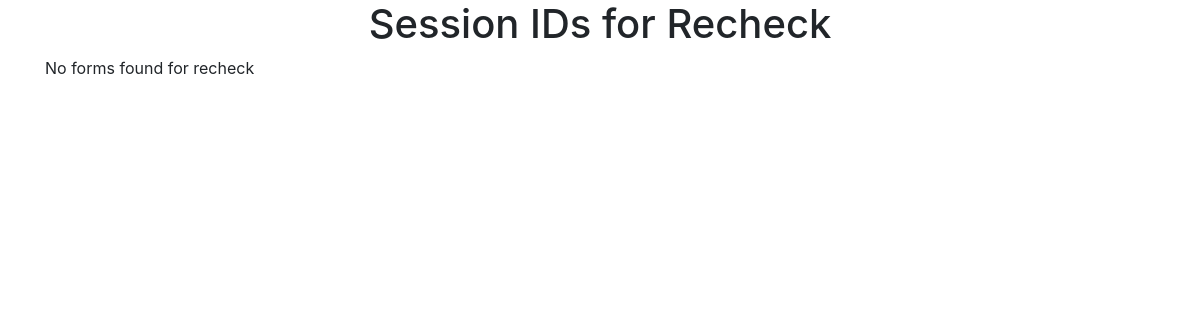
The app's page /recheck-forms/ (signed in), older data.
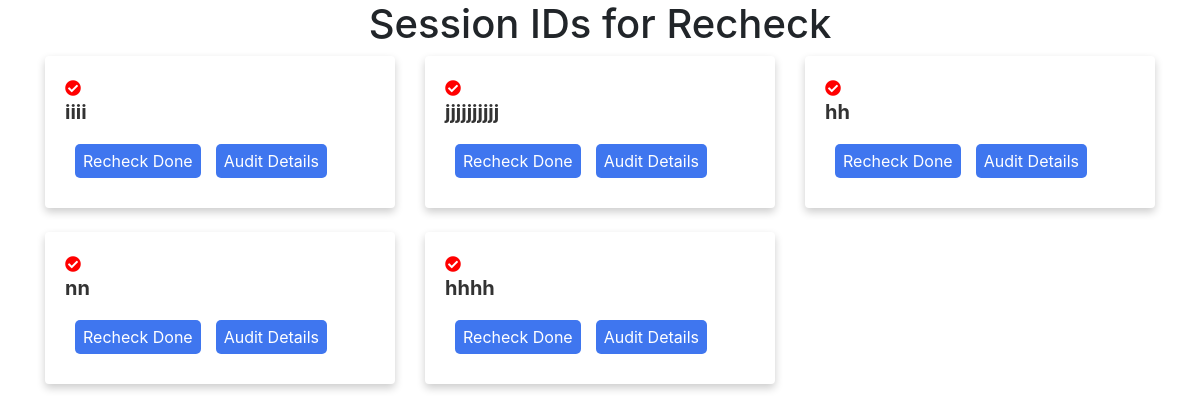
The same page, newer data.
### adminpanel/models.py (models this page shows, shortened)
class AuditForm(models.Model):
    audittype = models.CharField(max_length=100)
    sessionid = models.CharField(max_length=100)
    callstartday = models.DateField()
    Agent_ID = models.CharField(max_length=100)
    Sale_Owner_Name = models.CharField(max_length=100)
    Responsible_advisor_Name = models.CharField(max_length=100)
    Encrypted_Mobile = models.CharField(max_length=100)
    Disposition = models.CharField(max_length=100)
    Is_Disposition_Correct = models.CharField(max_length=100)
    Correct_Disposition = models.CharField(max_length=100)
    Niro_Stage = models.CharField(max_length=100)
    Sale_Done = models.CharField(max_length=100)
    Customer_Intent = models.CharField(max_length=100)
    P1_Need_Creation = models.CharField(max_length=100)
    P2_Benefit_Selling = models.CharField(max_length=100)
    P3_Eligibility_Check = models.CharField(max_length=100)
    P4_Application_filling_steps = models.CharField(max_length=100)
    P5_Bank_selfie_upload_steps = models.CharField(max_length=100)
    Rejection_Reason = models.CharField(max_length=100)
    Advisor_Error_Major = models.CharField(max_length=100)
    Advisor_Error_Minor = models.CharField(max_length=100)
    Advisor_Error_Fatal = models.CharField(max_length=100)
    fatal = models.CharField(max_length=100)
    Any_rude_Tone = models.CharField(max_length=100)
    Mention_Process_Gap = models.CharField(max_length=100)
    Call_Observations = models.TextField()
    Mention_Good_Practice = models.TextField()
    Offers_Pitched = models.CharField(max_length=100)
    Remarks_For_Offer_Errors = models.TextField()
    DT_Followed = models.CharField(max_length=100)
    incorrect_DT_error_Remarks = models.TextField()
    submitted_by = models.ForeignKey(User, on_delete=models.CASCADE, related_name='submitted_audit_forms', blank=True, null=True)
    submitted_date = models.DateField(default=timezone.now, null=True)
    recheck=models.CharField(max_length=20,null=True)
    correction_field=models.TextField(null=True)

### adminpanel/views.py (the view)
# urls.py: path('recheck-forms/', views.recheck_form, name='recheck_form'),
def recheck_form(request):
    audit_forms = AuditForm.objects.filter(submitted_by=request.user, recheck=True)
    return render(request, 'adminpanel/recheck.html', {'audit_forms': audit_forms})

### adminpanel/templates/adminpanel/recheck.html (shortened to what this page needs)
<!DOCTYPE html>
<html lang="en">
<head>
  <link rel="stylesheet" href="https://stackpath.bootstrapcdn.com/bootstrap/4.5.2/css/bootstrap.min.css">
  <link rel="stylesheet" href="https://cdnjs.cloudflare.com/ajax/libs/font-awesome/5.15.4/css/all.min.css" />
</head>
<body>
  <div class="container">
    <h1 class="text-center">Session IDs for Recheck</h1>
    <div class="row">
      {% for audit_form in audit_forms %}
      <div class="col-md-4 mb-4">
        <div class="card">
          <div class="card-body">
            <span class="icon"><i class="fas fa-check-circle"></i></span>
            <h5 class="card-title">{{ audit_form.sessionid }}</h5>
            <div class="inlinee" style="display: flex; margin-top: 10px;">
            <form action="{% url 'recheck_done' sessionid=audit_form.sessionid %}" method="post">
              <button type="submit" class="btn-recheck-done" style="margin-right: 5px;">Recheck Done</button>
            </form>
            <form action="/staff/auditform/{{ audit_form.sessionid }}/" method="post">
              <button type="submit" class="btn-recheck-done">Audit Details</button>
            </form>
        </div>
          </div>
        </div>
      </div>
      {% empty %}
      <div class="col-md-4 mb-4">No forms found for recheck</div>
      {% endfor %}
    </div>
  </div>
</body>
</html>

Row changes from the older to the newer data that the page shows:
now on this page (row edited): AuditForm: sessionid "iiii"
now on this page (row edited): AuditForm: sessionid "jjjjjjjjjj"
now on this page (row edited): AuditForm: sessionid "hh"
now on this page (row edited): AuditForm: sessionid "nn"
now on this page (row edited): AuditForm: sessionid "hhhh"
Text that changed along with them:
text no longer shown: "No forms found for recheck"
